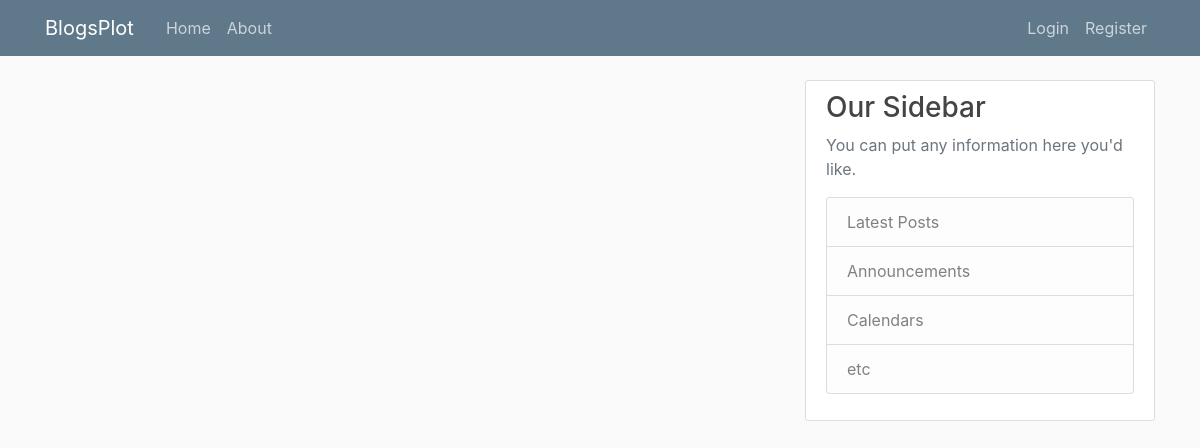
The app's page /, older data.
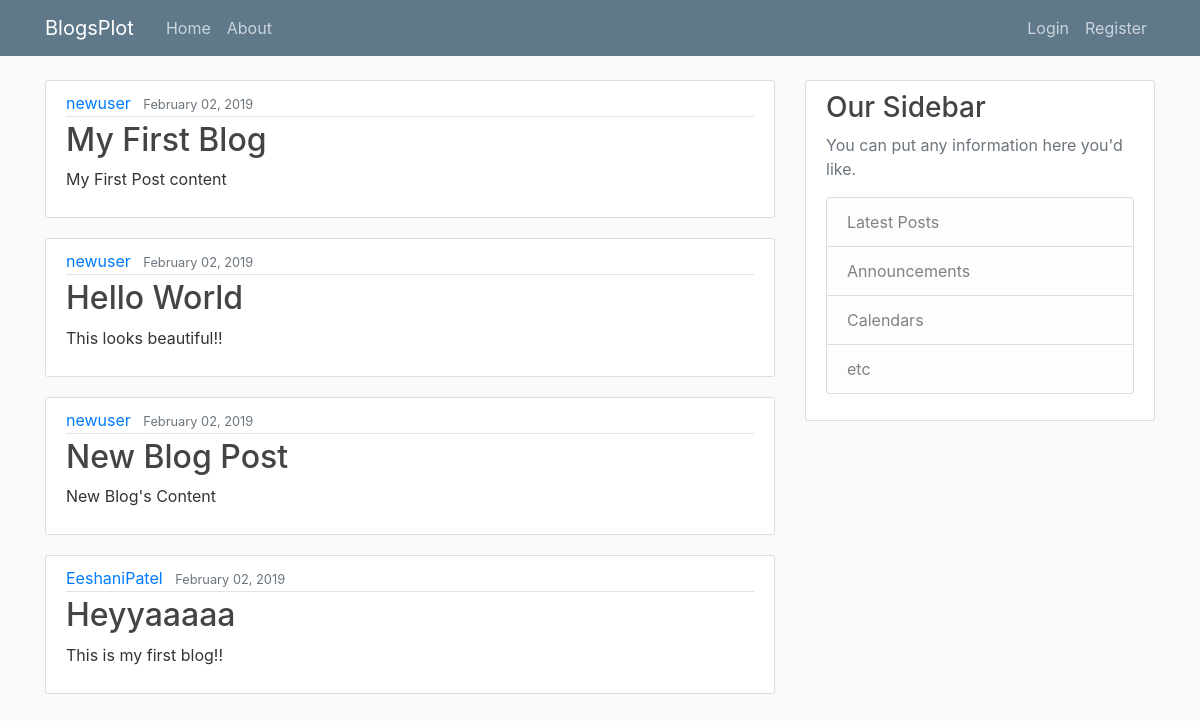
The same page, newer data.
### blog/models.py (models this page shows, shortened)
class Post(models.Model):
    title = models.CharField(max_length=100)
    content = models.TextField()
    date_posted = models.DateTimeField(default=timezone.now)    #now is fn bt we are not calling(now()) it here
    author = models.ForeignKey(User, on_delete=models.CASCADE)    #to get user who added post, will import it from another table, will do by foreign key

### blog/views.py (the view)
# urls.py: path('', views.home, name="blogs-home"),
def home(request):
    context = {
        'posts': Post.objects.all()
    }
    return render(request, 'blog/home.html', context)        # args pass request, template name and data(context)

### blog/templates/blog/home.html
{% extends "blog/main.html" %}
{% block content %}
    {% for post in posts %}
        <article class="media content-section">
            <div class="media-body">
            <div class="article-metadata">
                <a class="mr-2" href="#">{{ post.author }}</a>
                <small class="text-muted">{{ post.date_posted|date:'F d, Y' }}</small>
            </div>
            <h2><a class="article-title" href="#">{{ post.title }}</a></h2>
            <p class="article-content">{{ post.content }}</p>
            </div>
        </article>
    {% endfor %}
{% endblock %}

### blog/templates/blog/main.html (shortened to what this page needs)
{% load static %}
<!DOCTYPE html>
<html>
<head>
    <link rel="stylesheet" href="https://stackpath.bootstrapcdn.com/bootstrap/4.2.1/css/bootstrap.min.css"
>
    <link rel="stylesheet" type="text/css" href="{%  static 'blog/main.css'%}">
</head>
<body>
    <header class="site-header">
        <nav class="navbar navbar-expand-md navbar-dark bg-steel fixed-top">
            <div class="container">
                <a class="navbar-brand mr-4" href="{% url 'blogs-home' %}">BlogsPlot</a>
                <div class="collapse navbar-collapse" id="navbarToggle">
                    <div class="navbar-nav mr-auto">
                        <a class="nav-item nav-link" href="{% url 'blogs-home' %}">Home</a>
                        <a class="nav-item nav-link" href="{% url 'blogs-about' %}">About</a>
                    </div>
                    <div class="navbar-nav">
                        {% if user.is_authenticated %}
                            <a class="nav-item nav-link" href="{% url 'profile' %}">Profile</a>
                            <a class="nav-item nav-link" href="{% url 'logout' %}">Logout</a>
                        {% else %}
                            <a class="nav-item nav-link" href="{% url 'login' %}">Login</a>
                            <a class="nav-item nav-link" href="{% url 'register' %}">Register</a>
                        {% endif %}
                    </div>
                </div>
            </div>
        </nav>
    </header>
    <main role="main" class="container">
        <div class="row">
            <div class="col-md-8">
                {% block content %}{% endblock %}
            </div>
            <div class="col-md-4">
                <div class="content-section">
                    <h3>Our Sidebar</h3>
                    <p class='text-muted'>You can put any information here you'd like.
                        <ul class="list-group">
                            <li class="list-group-item list-group-item-light">Latest Posts</li>
                            <li class="list-group-item list-group-item-light">Announcements</li>
                            <li class="list-group-item list-group-item-light">Calendars</li>
                            <li class="list-group-item list-group-item-light">etc</li>
                        </ul>
                    </p>
                </div>
            </div>
        </div>
    </main>
</body>
</html>

### blog/static/blog/main.css (style rules this page uses)
body { background: #fafafa; color: #333333; margin-top: 5rem; }
h1, h2, h3, h4, h5, h6 { color: #444444; }
ul { margin: 0; }
.bg-steel { background-color: #5f788a; }
.site-header .navbar-nav .nav-link { color: #cbd5db; }
.content-section { background: #ffffff; padding: 10px 20px; border: 1px solid #dddddd; border-radius: 3px; margin-bottom: 20px; }
.article-title { color: #444444; }
.article-content { white-space: pre-line; }
.article-metadata { padding-bottom: 1px; margin-bottom: 4px; border-bottom: 1px solid #e3e3e3 }

Row changes from the older to the newer data that the page shows:
added Post: author "newuser", date_posted "February 02, 2019", title "My First Blog", content "My First Post content"
added Post: author "newuser", date_posted "February 02, 2019", title "Hello World", content "This looks beautiful!!"
added Post: author "newuser", date_posted "February 02, 2019", title "New Blog Post", content "New Blog's Content"
added Post: author "EeshaniPatel", date_posted "February 02, 2019", title "Heyyaaaaa", content "This is my first blog!!"
